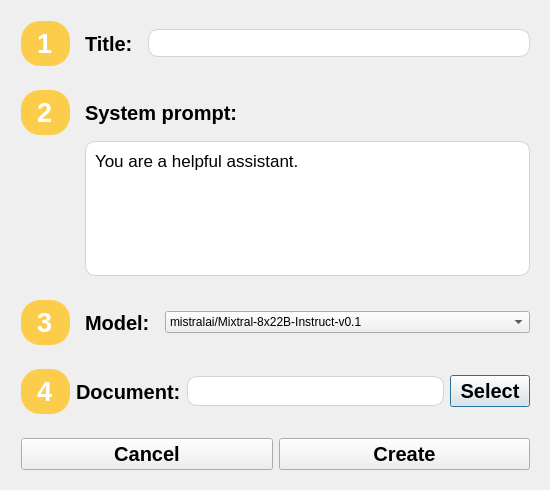
<?xml version="1.0" encoding="UTF-8"?>
<ui version="4.0">
 <class>ChatCreateWindow</class>
 <widget class="QDialog" name="ChatCreateWindow">
  <property name="geometry">
   <rect>
    <x>0</x>
    <y>0</y>
    <width>550</width>
    <height>490</height>
   </rect>
  </property>
  <property name="sizePolicy">
   <sizepolicy hsizetype="Preferred" vsizetype="Preferred">
    <horstretch>0</horstretch>
    <verstretch>0</verstretch>
   </sizepolicy>
  </property>
  <property name="minimumSize">
   <size>
    <width>550</width>
    <height>490</height>
   </size>
  </property>
  <property name="maximumSize">
   <size>
    <width>550</width>
    <height>490</height>
   </size>
  </property>
  <property name="windowTitle">
   <string>Dialog</string>
  </property>
  <property name="styleSheet">
   <string notr="true"/>
  </property>
  <layout class="QVBoxLayout" name="verticalLayout">
   <property name="spacing">
    <number>-1</number>
   </property>
   <property name="leftMargin">
    <number>12</number>
   </property>
   <property name="topMargin">
    <number>12</number>
   </property>
   <item>
    <widget class="QWidget" name="titleWidget" native="true">
     <layout class="QHBoxLayout" name="horizontalLayout_3" stretch="0,0,1">
      <property name="spacing">
       <number>15</number>
      </property>
      <item>
       <widget class="QLabel" name="titleIconLabel">
        <property name="font">
         <font>
          <pointsize>20</pointsize>
          <bold>true</bold>
         </font>
        </property>
        <property name="styleSheet">
         <string notr="true">background-color: #FCCD4A; color: white; border: 2px solid #FCCD4A; border-radius:19px; padding: 5px 7px;</string>
        </property>
        <property name="text">
         <string>1</string>
        </property>
       </widget>
      </item>
      <item>
       <widget class="QLabel" name="titleLabel">
        <property name="font">
         <font>
          <pointsize>15</pointsize>
          <bold>true</bold>
         </font>
        </property>
        <property name="text">
         <string>Title:</string>
        </property>
       </widget>
      </item>
      <item>
       <widget class="QLineEdit" name="titleSelectWidget">
        <property name="styleSheet">
         <string notr="true">background-color: white; border: 1px solid lightgray; padding: 5px; border-radius: 10px;</string>
        </property>
       </widget>
      </item>
     </layout>
    </widget>
   </item>
   <item>
    <widget class="QWidget" name="promptWidget" native="true">
     <layout class="QGridLayout" name="gridLayout">
      <property name="horizontalSpacing">
       <number>15</number>
      </property>
      <item row="2" column="0" alignment="Qt::AlignHCenter|Qt::AlignVCenter">
       <widget class="QLabel" name="promptIconLabel">
        <property name="font">
         <font>
          <pointsize>20</pointsize>
          <bold>true</bold>
         </font>
        </property>
        <property name="styleSheet">
         <string notr="true">background-color: #FCCD4A; color: white; border: 2px solid #FCCD4A; border-radius:19px; padding: 5px 7px;</string>
        </property>
        <property name="text">
         <string>2</string>
        </property>
       </widget>
      </item>
      <item row="2" column="1">
       <widget class="QLabel" name="promptTitleLabel">
        <property name="font">
         <font>
          <pointsize>15</pointsize>
          <bold>true</bold>
         </font>
        </property>
        <property name="text">
         <string>System prompt:</string>
        </property>
       </widget>
      </item>
      <item row="3" column="1">
       <widget class="QTextEdit" name="promptSelectWidget">
        <property name="styleSheet">
         <string notr="true">background-color: white; border: 1px solid lightgray; padding: 5px; border-radius: 10px;</string>
        </property>
        <property name="verticalScrollBarPolicy">
         <enum>Qt::ScrollBarAlwaysOff</enum>
        </property>
        <property name="html">
         <string>&lt;!DOCTYPE HTML PUBLIC &quot;-//W3C//DTD HTML 4.0//EN&quot; &quot;http://www.w3.org/TR/REC-html40/strict.dtd&quot;&gt;
&lt;html&gt;&lt;head&gt;&lt;meta name=&quot;qrichtext&quot; content=&quot;1&quot; /&gt;&lt;meta charset=&quot;utf-8&quot; /&gt;&lt;style type=&quot;text/css&quot;&gt;
p, li { white-space: pre-wrap; }
hr { height: 1px; border-width: 0; }
li.unchecked::marker { content: &quot;\2610&quot;; }
li.checked::marker { content: &quot;\2612&quot;; }
&lt;/style&gt;&lt;/head&gt;&lt;body style=&quot; font-family:'.AppleSystemUIFont'; font-size:13pt; font-weight:400; font-style:normal;&quot;&gt;
&lt;p style=&quot; margin-top:0px; margin-bottom:0px; margin-left:0px; margin-right:0px; -qt-block-indent:0; text-indent:0px;&quot;&gt;You are a helpful assistant.&lt;/p&gt;&lt;/body&gt;&lt;/html&gt;</string>
        </property>
       </widget>
      </item>
     </layout>
    </widget>
   </item>
   <item>
    <widget class="QWidget" name="modelWidget" native="true">
     <layout class="QHBoxLayout" name="horizontalLayout_2" stretch="0,0,1">
      <property name="spacing">
       <number>15</number>
      </property>
      <item>
       <widget class="QLabel" name="modelIconLabel">
        <property name="font">
         <font>
          <pointsize>20</pointsize>
          <bold>true</bold>
         </font>
        </property>
        <property name="styleSheet">
         <string notr="true">background-color: #FCCD4A; color: white; border: 2px solid #FCCD4A; border-radius:19px; padding: 5px 7px;</string>
        </property>
        <property name="text">
         <string>3</string>
        </property>
       </widget>
      </item>
      <item>
       <widget class="QLabel" name="modelTitleLabel">
        <property name="font">
         <font>
          <pointsize>15</pointsize>
          <bold>true</bold>
         </font>
        </property>
        <property name="text">
         <string>Model:</string>
        </property>
       </widget>
      </item>
      <item alignment="Qt::AlignVCenter">
       <widget class="QComboBox" name="modelSelectWidget">
        <property name="cursor">
         <cursorShape>PointingHandCursor</cursorShape>
        </property>
        <property name="styleSheet">
         <string notr="true"/>
        </property>
        <property name="editable">
         <bool>false</bool>
        </property>
        <item>
         <property name="text">
          <string>mistralai/Mixtral-8x22B-Instruct-v0.1</string>
         </property>
        </item>
        <item>
         <property name="text">
          <string>mistralai/Mixtral-8x22B-v0.1</string>
         </property>
        </item>
        <item>
         <property name="text">
          <string>mistralai/Mixtral-8x7B-Instruct-v0.1</string>
         </property>
        </item>
        <item>
         <property name="text">
          <string>mistralai/Mistral-7B-Instruct-v0.3</string>
         </property>
        </item>
        <item>
         <property name="text">
          <string>mistralai/Mistral-7B-Instruct-v0.2</string>
         </property>
        </item>
        <item>
         <property name="text">
          <string>mistralai/Mistral-7B-Instruct-v0.1</string>
         </property>
        </item>
        <item>
         <property name="text">
          <string>meta-llama/Meta-Llama-3-70B-Instruct</string>
         </property>
        </item>
        <item>
         <property name="text">
          <string>meta-llama/Meta-Llama-3-8B-Instruct</string>
         </property>
        </item>
        <item>
         <property name="text">
          <string>meta-llama/Llama-2-70b-chat-hf</string>
         </property>
        </item>
        <item>
         <property name="text">
          <string>meta-llama/Llama-2-13b-chat-hf</string>
         </property>
        </item>
        <item>
         <property name="text">
          <string>meta-llama/Llama-2-7b-chat-hf</string>
         </property>
        </item>
        <item>
         <property name="text">
          <string>codellama/CodeLlama-70b-Instruct-hf</string>
         </property>
        </item>
        <item>
         <property name="text">
          <string>codellama/CodeLlama-34b-Instruct-hf</string>
         </property>
        </item>
        <item>
         <property name="text">
          <string>microsoft/WizardLM-2-8x22B</string>
         </property>
        </item>
        <item>
         <property name="text">
          <string>microsoft/WizardLM-2-7B</string>
         </property>
        </item>
        <item>
         <property name="text">
          <string>google/gemma-1.1-7b-it</string>
         </property>
        </item>
        <item>
         <property name="text">
          <string>google/codegemma-7b-it</string>
         </property>
        </item>
        <item>
         <property name="text">
          <string>cognitivecomputations/dolphin-2.6-mixtral-8x7b</string>
         </property>
        </item>
        <item>
         <property name="text">
          <string>lizpreciatior/lzlv_70b_fp16_hf</string>
         </property>
        </item>
        <item>
         <property name="text">
          <string>openchat/openchat-3.6-8b</string>
         </property>
        </item>
        <item>
         <property name="text">
          <string>openchat/openchat_3.5</string>
         </property>
        </item>
        <item>
         <property name="text">
          <string>llava-hf/llava-1.5-7b-hf</string>
         </property>
        </item>
        <item>
         <property name="text">
          <string>01-ai/Yi-34B-Chat</string>
         </property>
        </item>
        <item>
         <property name="text">
          <string>Austism/chronos-hermes-13b-v2</string>
         </property>
        </item>
        <item>
         <property name="text">
          <string>Gryphe/MythoMax-L2-13b-turbo</string>
         </property>
        </item>
        <item>
         <property name="text">
          <string>Gryphe/MythoMax-L2-13b</string>
         </property>
        </item>
        <item>
         <property name="text">
          <string>HuggingFaceH4/zephyr-orpo-141b-A35b-v0.1</string>
         </property>
        </item>
        <item>
         <property name="text">
          <string>Phind/Phind-CodeLlama-34B-v2</string>
         </property>
        </item>
        <item>
         <property name="text">
          <string>bigcode/starcoder2-15b-instruct-v0.1</string>
         </property>
        </item>
        <item>
         <property name="text">
          <string>bigcode/starcoder2-15b</string>
         </property>
        </item>
        <item>
         <property name="text">
          <string>databricks/dbrx-instruct</string>
         </property>
        </item>
        <item>
         <property name="text">
          <string>deepinfra/airoboros-70b</string>
         </property>
        </item>
       </widget>
      </item>
     </layout>
    </widget>
   </item>
   <item>
    <widget class="QWidget" name="ragWidget" native="true">
     <layout class="QHBoxLayout" name="horizontalLayout_4" stretch="0,0,0,0">
      <item>
       <widget class="QLabel" name="ragIconLabel">
        <property name="font">
         <font>
          <pointsize>20</pointsize>
          <bold>true</bold>
         </font>
        </property>
        <property name="styleSheet">
         <string notr="true">background-color: #FCCD4A; color: white; border: 2px solid #FCCD4A; border-radius:19px; padding: 5px 7px;</string>
        </property>
        <property name="text">
         <string>4</string>
        </property>
       </widget>
      </item>
      <item>
       <widget class="QLabel" name="ragTitleLabel">
        <property name="font">
         <font>
          <pointsize>15</pointsize>
          <bold>true</bold>
         </font>
        </property>
        <property name="text">
         <string>Document:</string>
        </property>
       </widget>
      </item>
      <item>
       <widget class="QTextEdit" name="ragFileWidget">
        <property name="maximumSize">
         <size>
          <width>16777215</width>
          <height>30</height>
         </size>
        </property>
        <property name="font">
         <font>
          <pointsize>13</pointsize>
          <bold>false</bold>
         </font>
        </property>
        <property name="styleSheet">
         <string notr="true">background-color: white; border: 1px solid lightgray; padding: 5px; border-radius: 10px;</string>
        </property>
        <property name="verticalScrollBarPolicy">
         <enum>Qt::ScrollBarAlwaysOff</enum>
        </property>
        <property name="horizontalScrollBarPolicy">
         <enum>Qt::ScrollBarAlwaysOff</enum>
        </property>
        <property name="readOnly">
         <bool>true</bool>
        </property>
        <property name="html">
         <string>&lt;!DOCTYPE HTML PUBLIC &quot;-//W3C//DTD HTML 4.0//EN&quot; &quot;http://www.w3.org/TR/REC-html40/strict.dtd&quot;&gt;
&lt;html&gt;&lt;head&gt;&lt;meta name=&quot;qrichtext&quot; content=&quot;1&quot; /&gt;&lt;meta charset=&quot;utf-8&quot; /&gt;&lt;style type=&quot;text/css&quot;&gt;
p, li { white-space: pre-wrap; }
hr { height: 1px; border-width: 0; }
li.unchecked::marker { content: &quot;\2610&quot;; }
li.checked::marker { content: &quot;\2612&quot;; }
&lt;/style&gt;&lt;/head&gt;&lt;body style=&quot; font-family:'.AppleSystemUIFont'; font-size:13pt; font-weight:400; font-style:normal;&quot;&gt;
&lt;p style=&quot;-qt-paragraph-type:empty; margin-top:0px; margin-bottom:0px; margin-left:0px; margin-right:0px; -qt-block-indent:0; text-indent:0px; font-size:15pt;&quot;&gt;&lt;br /&gt;&lt;/p&gt;&lt;/body&gt;&lt;/html&gt;</string>
        </property>
       </widget>
      </item>
      <item>
       <widget class="QPushButton" name="ragButton">
        <property name="font">
         <font>
          <pointsize>15</pointsize>
          <bold>true</bold>
         </font>
        </property>
        <property name="cursor">
         <cursorShape>PointingHandCursor</cursorShape>
        </property>
        <property name="text">
         <string>Select</string>
        </property>
       </widget>
      </item>
     </layout>
    </widget>
   </item>
   <item>
    <widget class="QWidget" name="buttonsWidget" native="true">
     <layout class="QHBoxLayout" name="horizontalLayout">
      <item>
       <widget class="QPushButton" name="cancelButton">
        <property name="font">
         <font>
          <pointsize>15</pointsize>
          <bold>true</bold>
         </font>
        </property>
        <property name="cursor">
         <cursorShape>PointingHandCursor</cursorShape>
        </property>
        <property name="text">
         <string>Cancel</string>
        </property>
       </widget>
      </item>
      <item>
       <widget class="QPushButton" name="createButton">
        <property name="font">
         <font>
          <pointsize>15</pointsize>
          <bold>true</bold>
         </font>
        </property>
        <property name="cursor">
         <cursorShape>PointingHandCursor</cursorShape>
        </property>
        <property name="text">
         <string>Create</string>
        </property>
       </widget>
      </item>
     </layout>
    </widget>
   </item>
  </layout>
 </widget>
 <resources/>
 <connections/>
</ui>
